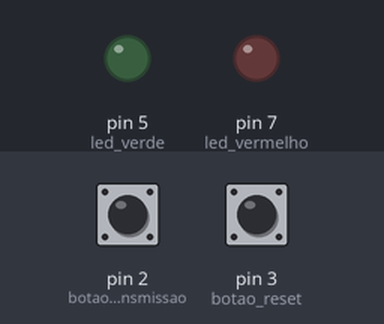
Simulated run of this sketch. Board: Arduino Uno, built with avr-gcc and run on an emulated ATmega328P. On the bench: output pins drawn as LEDs (lit = HIGH). Dashed ring = blinking. Inputs (shaded band) come from the test bench; at power-on: pin 2 (botao_transmissao) HIGH, pin 3 (botao_reset) HIGH.

Above: at 5.0 s.
5.1 s: pin 2 (botao_transmissao) pulled LOW for 0.15 s
At 5.2 s:
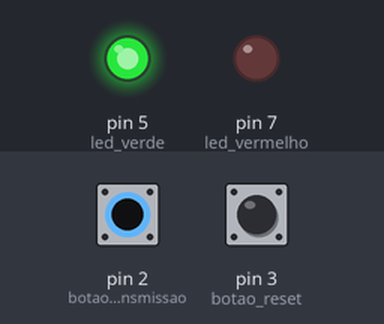
6.8 s: pin 2 (botao_transmissao) pulsed LOW 5 times (0.12 s each, 0.3 s apart)
At 7.8 s:
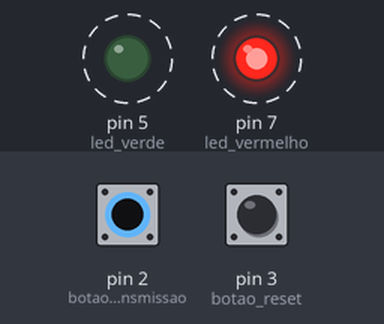
Timing chart, 0 to 9.8 s (numbered marks = the images above; inputs shaded):
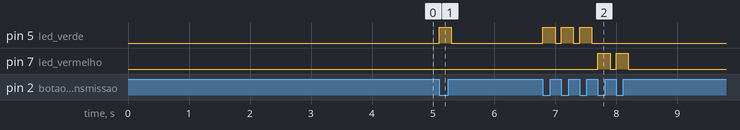

Measured:
- after the input at 5.1 s, pin 5 (led_verde): LOW → HIGH at once, → LOW 0.20 s later
- after the input at 6.8 s, pin 5 (led_verde): alternates HIGH for 0.20 s and LOW for 0.10 s, 6 changes in all, then stays LOW, starting at once; pin 7 (led_vermelho): alternates HIGH for 0.20 s and LOW for 0.10 s, 4 changes in all, then stays LOW, starting after 0.90 s

The sketch:

exercicio_extra_2_yvo.ino
```cpp
//Definindo variaves
#define led_vermelho (1 << PD7)
#define led_verde (1 << PD5)
#define botao_transmissao (1 << PD2)
#define botao_reset (1 << PD3)

//Definindo valores iniciais de TX e RX
int tx = 0b000001111;
int rx = 0b00000000;

//Verificando se foi feita uma transmissão
ISR(INT0_vect){
  //Se sim acenderemos o led Verde
  if(tx & 0b00000001){

    PORTD |= led_verde;
    _delay_ms(200);
    PORTD &= ~led_verde;

    tx >>= 1;
    rx <<= 1;
    rx |= 1;
  }

  //Se não acenderemos o led vermelho
  else{

    PORTD |= led_vermelho;
    _delay_ms(200);
    PORTD &= ~led_vermelho;

    tx >>= 1;
  }
}

//Quando o Botão de reset for acionado o TX tera seu valor alterado para 0b01010101
ISR(INT1_vect){

  tx = 0b01010101;

}


//Main
int main() {

  DDRD |= (1 << PD7) | (1 << PD5); // Configura os pinos PD4 e PD5 como saída
  PORTD |= (1 << PD2) | (1 << PD3); // Habilita resistor interno nos pinos de entrada (PD2 e PD3)
  EICRA |= (1 << ISC01); // Configura interrupcao por transicao de descida
  EICRA |= (1 << ISC11); // Configura interrupcao por transicao de descida
  EIMSK |= (1 << INT0) | (1 << INT1); // Habilitando INT0 e INT1
  sei(); // Habilita interrupcao global

  while(1){

  }
}
```
